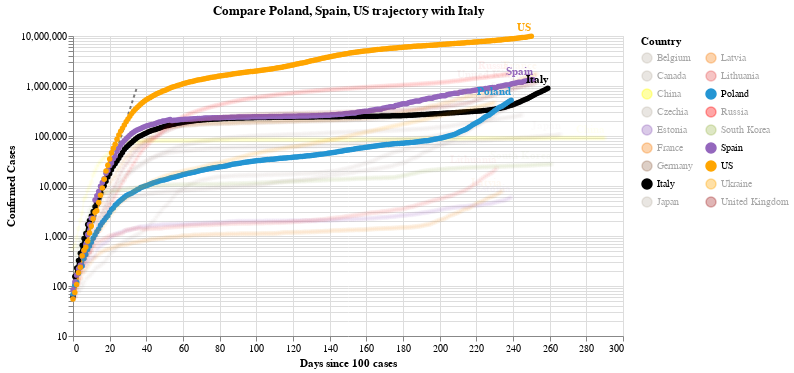

Notebook cell for this chart:
### Code cell
#hide_input
chart2 = make_since_chart(dff2, ['Poland', 'Spain', 'US'], baseline_countries)
chart2

### Figure 1 — Vega-Lite specification as saved in the notebook (floating-point values rounded to 4 significant figures; data arrays with more than 128 entries replaced by an {"elided": "..."} marker saying what was removed)
{"config": {"view": {"continuousWidth": 400, "continuousHeight": 300}}, "layer": [{"data": {"name": "data-628230001892d6798b50651be41d1b3e"}, "mark": {"type": "line", "color": "black", "opacity": 0.5, "strokeDash": [3, 3]}, "encoding": {"x": {"type": "quantitative", "field": "Days since 100 cases"}, "y": {"type": "quantitative", "field": "Confirmed Cases"}}}, {"data": {"name": "data-2c57c7771dbdd364e9c2e58d01fcebf1"}, "mark": {"type": "line", "point": true}, "encoding": {"color": {"type": "nominal", "field": "Country", "legend": {"columns": 2}, "scale": {"domain": ["Belgium", "Canada", "China", "Czechia", "Estonia", "France", "Germany", "Italy", "Japan", "Latvia", "Lithuania", "Poland", "Russia", "South Korea", "Spain", "US", "Ukraine", "United Kingdom"], "range": ["#C1B7AD", "#C1B7AD", "yellow", "#C1B7AD", "#9467bd", "#F58518", "#9D755D", "black", "#C1B7AD", "#F58518", "#E45756", "#2495D3", "red", "#A1BA59", "#9467bd", "orange", "orange", "brown"]}}, "opacity": {"condition": {"value": 1, "selection": "selector004"}, "value": 0.05}, "tooltip": [{"type": "nominal", "field": "Country"}, {"type": "temporal", "field": "Date"}, {"type": "quantitative", "field": "Confirmed Cases"}, {"type": "quantitative", "field": "Days since 100 cases"}], "x": {"type": "quantitative", "field": "Days since 100 cases"}, "y": {"type": "quantitative", "field": "Confirmed Cases", "scale": {"type": "log"}}}, "selection": {"selector004": {"type": "multi", "fields": ["Country"], "bind": "legend", "init": [{"Country": "Poland"}, {"Country": "Spain"}, {"Country": "US"}, {"Country": "Italy"}]}}, "width": 550}, {"data": {"name": "data-2c57c7771dbdd364e9c2e58d01fcebf1"}, "mark": {"type": "text", "align": "right", "dy": -8, "fontWeight": "bold"}, "encoding": {"color": {"type": "nominal", "field": "Country", "legend": {"columns": 2}, "scale": {"domain": ["Belgium", "Canada", "China", "Czechia", "Estonia", "France", "Germany", "Italy", "Japan", "Latvia", "Lithuania", "Poland", "Russia", "South Korea", "Spain", "US", "Ukraine", "United Kingdom"], "range": ["#C1B7AD", "#C1B7AD", "yellow", "#C1B7AD", "#9467bd", "#F58518", "#9D755D", "black", "#C1B7AD", "#F58518", "#E45756", "#2495D3", "red", "#A1BA59", "#9467bd", "orange", "orange", "brown"]}}, "opacity": {"condition": {"value": 1, "selection": "selector004"}, "value": 0.05}, "text": {"type": "nominal", "field": "Country"}, "tooltip": [{"type": "nominal", "field": "Country"}, {"type": "temporal", "field": "Date"}, {"type": "quantitative", "field": "Confirmed Cases"}, {"type": "quantitative", "field": "Days since 100 cases"}], "x": {"type": "quantitative", "field": "Days since 100 cases"}, "y": {"type": "quantitative", "field": "Confirmed Cases", "scale": {"type": "log"}}}, "transform": [{"filter": "(datum['Date'] >= 1604707200000)"}], "width": 550}], "title": "Compare Poland, Spain, US trajectory with Italy", "$schema": "https://vega.github.io/schema/vega-lite/v4.8.1.json", "datasets": {"data-628230001892d6798b50651be41d1b3e": [{"Days since 100 cases": 0, "Confirmed Cases": 100.0}, {"Days since 100 cases": 1, "Confirmed Cases": 130.0}, {"Days since 100 cases": 2, "Confirmed Cases": 169.0}, {"Days since 100 cases": 3, "Confirmed Cases": 219.7}, {"Days since 100 cases": 4, "Confirmed Cases": 285.6}, {"Days since 100 cases": 5, "Confirmed Cases": 371.3}, {"Days since 100 cases": 6, "Confirmed Cases": 482.7}, {"Days since 100 cases": 7, "Confirmed Cases": 627.5}, {"Days since 100 cases": 8, "Confirmed Cases": 815.7}, {"Days since 100 cases": 9, "Confirmed Cases": 1060.0}, {"Days since 100 cases": 10, "Confirmed Cases": 1379.0}, {"Days since 100 cases": 11, "Confirmed Cases": 1792.0}, {"Days since 100 cases": 12, "Confirmed Cases": 2330.0}, {"Days since 100 cases": 13, "Confirmed Cases": 3029.0}, {"Days since 100 cases": 14, "Confirmed Cases": 3937.0}, {"Days since 100 cases": 15, "Confirmed Cases": 5119.0}, {"Days since 100 cases": 16, "Confirmed Cases": 6654.0}, {"Days since 100 cases": 17, "Confirmed Cases": 8650.0}, {"Days since 100 cases": 18, "Confirmed Cases": 11250.0}, {"Days since 100 cases": 19, "Confirmed Cases": 14620.0}, {"Days since 100 cases": 20, "Confirmed Cases": 19000.0}, {"Days since 100 cases": 21, "Confirmed Cases": 24710.0}, {"Days since 100 cases": 22, "Confirmed Cases": 32120.0}, {"Days since 100 cases": 23, "Confirmed Cases": 41750.0}, {"Days since 100 cases": 24, "Confirmed Cases": 54280.0}, {"Days since 100 cases": 25, "Confirmed Cases": 70560.0}, {"Days since 100 cases": 26, "Confirmed Cases": 91730.0}, {"Days since 100 cases": 27, "Confirmed Cases": 119300.0}, {"Days since 100 cases": 28, "Confirmed Cases": 155000.0}, {"Days since 100 cases": 29, "Confirmed Cases": 201500.0}, {"Days since 100 cases": 30, "Confirmed Cases": 262000.0}, {"Days since 100 cases": 31, "Confirmed Cases": 340600.0}, {"Days since 100 cases": 32, "Confirmed Cases": 442800.0}, {"Days since 100 cases": 33, "Confirmed Cases": 575600.0}, {"Days since 100 cases": 34, "Confirmed Cases": 748300.0}, {"Days since 100 cases": 35, "Confirmed Cases": 972800.0}], "data-2c57c7771dbdd364e9c2e58d01fcebf1": {"elided": "4497 records"}}}
